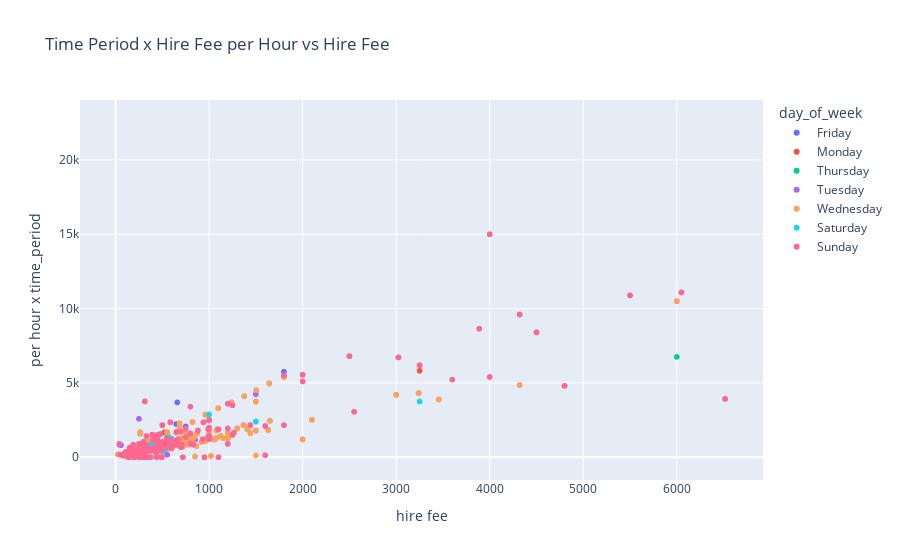

Notebook cell for this chart:
### Code cell
fig = px.scatter(plotting_table, x="hire fee", y="per hour x time_period", 
                 color = 'day_of_week', 
                 title = 'Time Period x Hire Fee per Hour vs Hire Fee')
fig.show()

### Figure 1 — Plotly figure (JSON) as saved in the notebook; plotly's stock layout.template omitted (floating-point values rounded to 4 significant figures; data arrays with more than 128 entries replaced by an {"elided": "..."} marker saying what was removed)
{"data": [{"hovertemplate": "day_of_week=Friday<br>hire fee=%{x}<br>per hour x time_period=%{y}<extra></extra>", "legendgroup": "Friday", "marker": {"color": "#636efa", "symbol": "circle"}, "mode": "markers", "name": "Friday", "showlegend": true, "type": "scattergl", "x": {"elided": "794 float values"}, "xaxis": "x", "y": {"elided": "794 float values"}, "yaxis": "y"}, {"hovertemplate": "day_of_week=Monday<br>hire fee=%{x}<br>per hour x time_period=%{y}<extra></extra>", "legendgroup": "Monday", "marker": {"color": "#EF553B", "symbol": "circle"}, "mode": "markers", "name": "Monday", "showlegend": true, "type": "scattergl", "x": {"elided": "781 float values"}, "xaxis": "x", "y": {"elided": "781 float values"}, "yaxis": "y"}, {"hovertemplate": "day_of_week=Thursday<br>hire fee=%{x}<br>per hour x time_period=%{y}<extra></extra>", "legendgroup": "Thursday", "marker": {"color": "#00cc96", "symbol": "circle"}, "mode": "markers", "name": "Thursday", "showlegend": true, "type": "scattergl", "x": {"elided": "788 float values"}, "xaxis": "x", "y": {"elided": "788 float values"}, "yaxis": "y"}, {"hovertemplate": "day_of_week=Tuesday<br>hire fee=%{x}<br>per hour x time_period=%{y}<extra></extra>", "legendgroup": "Tuesday", "marker": {"color": "#ab63fa", "symbol": "circle"}, "mode": "markers", "name": "Tuesday", "showlegend": true, "type": "scattergl", "x": {"elided": "782 float values"}, "xaxis": "x", "y": {"elided": "782 float values"}, "yaxis": "y"}, {"hovertemplate": "day_of_week=Wednesday<br>hire fee=%{x}<br>per hour x time_period=%{y}<extra></extra>", "legendgroup": "Wednesday", "marker": {"color": "#FFA15A", "symbol": "circle"}, "mode": "markers", "name": "Wednesday", "showlegend": true, "type": "scattergl", "x": {"elided": "787 float values"}, "xaxis": "x", "y": {"elided": "787 float values"}, "yaxis": "y"}, {"hovertemplate": "day_of_week=Saturday<br>hire fee=%{x}<br>per hour x time_period=%{y}<extra></extra>", "legendgroup": "Saturday", "marker": {"color": "#19d3f3", "symbol": "circle"}, "mode": "markers", "name": "Saturday", "showlegend": true, "type": "scattergl", "x": {"elided": "397 float values"}, "xaxis": "x", "y": {"elided": "397 float values"}, "yaxis": "y"}, {"hovertemplate": "day_of_week=Sunday<br>hire fee=%{x}<br>per hour x time_period=%{y}<extra></extra>", "legendgroup": "Sunday", "marker": {"color": "#FF6692", "symbol": "circle"}, "mode": "markers", "name": "Sunday", "showlegend": true, "type": "scattergl", "x": {"elided": "369 float values"}, "xaxis": "x", "y": {"elided": "369 float values"}, "yaxis": "y"}], "layout": {"autosize": true, "legend": {"title": {"text": "day_of_week"}, "tracegroupgap": 0}, "title": {"text": "Time Period x Hire Fee per Hour vs Hire Fee"}, "xaxis": {"anchor": "y", "autorange": true, "domain": [0, 1], "range": [-380.5, 6921.0], "title": {"text": "hire fee"}, "type": "linear"}, "yaxis": {"anchor": "x", "autorange": true, "domain": [0, 1], "range": [-1857.0, 24360.0], "title": {"text": "per hour x time_period"}, "type": "linear"}}}
